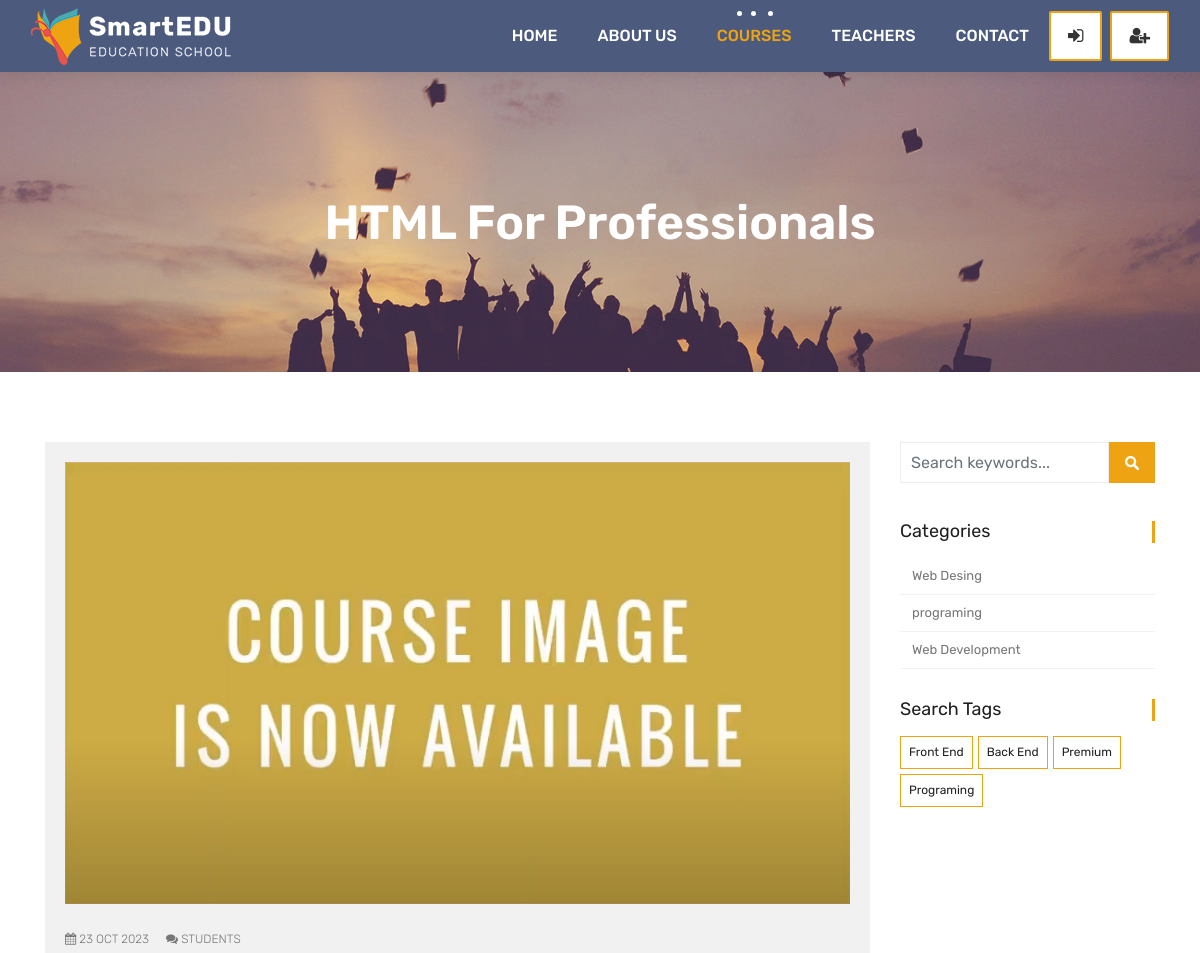
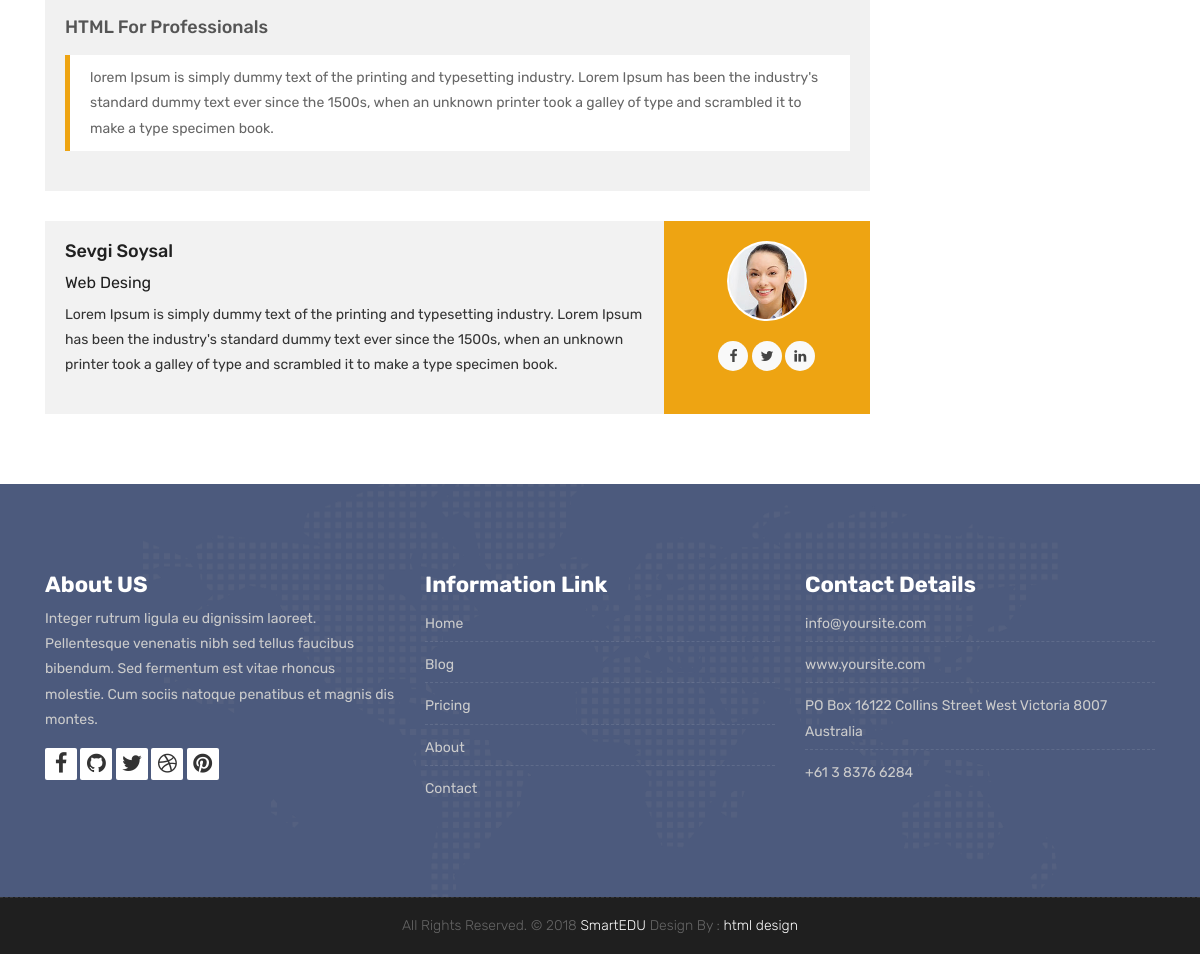
The app's page /courses/web-development/2 with its own data (2 pictures, top to bottom).
### courses/models.py (models this page shows, shortened)
class Course(models.Model):
    teacher = models.ForeignKey(Teacher, null=True, on_delete=models.CASCADE)
    name = models.CharField(max_length=200, unique=True)
    category = models.ForeignKey(Category, null=True, on_delete=models.DO_NOTHING)
    tags = models.ManyToManyField(Tag, blank=True, null=True)
    students = models.ManyToManyField(User, blank=True, related_name='courses_joined')
    description = models.TextField(blank=True, null=True)
    image = models.ImageField(upload_to="courses/%Y/%m/%d/", default="courses/default_courses_image.jpg")
    date = models.DateTimeField(auto_now=True)
    available = models.BooleanField(default=True)

class Category(models.Model):
    name = models.CharField(max_length=50, null=True)
    slug = models.SlugField(max_length=50, unique=True, null=True)

class Tag(models.Model):
    name = models.CharField(max_length=50, null=True)
    slug = models.SlugField(max_length=50, unique=True, null=True)

### teachers/models.py (models this page shows, shortened)
class Teacher(models.Model):
    name = models.CharField(max_length=50)
    title = models.CharField(max_length=50)
    description = models.TextField(blank=True)
    image = models.ImageField(upload_to="courses/%Y/%m/%d/")
    facebook = models.URLField(max_length=100, blank=True)
    twitter = models.URLField(max_length=100, blank=True)
    linkedin = models.URLField(max_length=100, blank=True)
    youtube = models.URLField(max_length=100, blank=True)

### courses/views.py (the view)
# urls.py: path('<slug:category_slug>/<int:course_id>', views.course_detail, name="course_detail"),
def course_detail(request, category_slug, course_id):
    current_user = request.user
    course = Course.objects.get(category__slug=category_slug, id = course_id)
    courses = Course.objects.all().order_by('-date')
    categories = categories = Category.objects.all()
    tags = Tag.objects.all()
    if current_user.is_authenticated:
        enrolled_courses = current_user.courses_joined.all()
    else:
        enrolled_courses = courses
    context = {
        'course': course,
        'enrolled_courses': enrolled_courses,
        'categories': categories,
        'tags': tags
    }
    return render(request, 'course.html', context)

### templates/course.html (shortened to what this page needs)
{% extends 'partials/_base.html' %}
{% load static %}
{% block content %}
<div class="all-title-box">
	<div class="container text-center">
		<h1>{{course.name}}</span></h1>
	</div>
</div>
<div id="overviews" class="section wb">
	<div class="container">
		<div class="row">
			<div class="col-lg-9 blog-post-single">
				<div class="blog-item">
					<div class="image-blog">
						<img src="{{course.image.url}}" alt="" class="img-fluid">
					</div>
					<div class="post-content">
						<div class="meta-info-blog">
							<span><i class="fa fa-calendar"></i> {{course.date|date:"d M Y"}}</span>
							<span><i class="fa fa-comments"></i> Students</span>
						</div>
						<div class="blog-title">
							<h2><a href="#" title="">{{course.name}}</a></h2>
						</div>
						<div class="blog-desc">
							<blockquote class="default">
								{{course.description}}
							</blockquote>
						</div>
					</div>
				</div>
				<div class="blog-author">
					<div class="author-bio">
						<h3 class="author_name"><a
								href="{% url 'teacher_detail' course.teacher.pk %}">{{course.teacher.name}}</a></h3>
						<h5>{{course.teacher.title}}</h5>
						<p class="author_det">
							{{course.teacher.description}}
						</p>
					</div>
					<div class="author-desc">
						<img src="{{course.teacher.image.url}}" alt="about author">
						<ul class="author-social">
							<li><a href="{{course.teacher.facebook}}"><i class="fa fa-facebook"></i></a></li>
							<li><a href="{{course.teacher.twitter}}"><i class="fa fa-twitter"></i></a></li>
							<li><a href="{{course.teacher.linkedin}}"><i class="fa fa-linkedin"></i></a></li>
						</ul>
					</div>
				</div>
			</div>
			<div class="col-lg-3 col-12 right-single">
				<div class="widget-search">
					<div class="site-search-area">
						<form method="get" id="site-searchform" action="#">
							<div>
								<input class="input-text form-control" name="search-k" id="search-k"
									placeholder="Search keywords..." type="text">
								<input id="searchsubmit" value="Search" type="submit">
							</div>
						</form>
					</div>
				</div>
				<div class="widget-categories">
					<h3 class="widget-title">Categories</h3>
					<ul>
						{% for category in categories %}
							<li><a href="{% url 'courses_by_category' category.slug %}">{{category.name}}</a></li>
						{% endfor %}
					</ul>
				</div>
				<div class="widget-tags">
					<h3 class="widget-title">Search Tags</h3>
					<ul class="tags">
						{% for tag in tags %}
							<li><a href="{% url 'courses_by_tag' tag.slug %}">{% if tag.slug in request.path %} <b>{{tag.name}}</b> {% else %}{{tag.name}}{% endif %}</a></li>
						{% endfor %}
					</ul>
				</div>
			</div>
		</div>
	</div>
</div>
{% endblock %}

### templates/partials/_base.html (shortened to what this page needs)
{% load static %}
<!DOCTYPE html>
<html lang="en">
    <link rel="stylesheet" href="{% static 'css/bootstrap.min.css' %}">
    <link rel="stylesheet" href="{% static 'style.css' %}">
    <link rel="stylesheet" href="{% static 'css/versions.css' %}">
    <link rel="stylesheet" href="{% static 'css/responsive.css' %}">
    <link rel="stylesheet" href="{% static 'css/custom.css' %}">
</head>
<body class="host_version">
    {% include 'partials/_navbar.html' %}
    {% block content %}
    {% endblock %}
    {% include 'partials/_footer.html' %}

### templates/partials/_navbar.html (shortened to what this page needs)
{% load static %}
<header class="top-navbar">
    <nav class="navbar navbar-expand-lg navbar-light bg-light">
        <div class="container-fluid">
            <a class="navbar-brand" href="{% url 'index' %}">
                <img src="{% static 'images/logo.png' %}" alt="" />
            </a>
            <div class="collapse navbar-collapse" id="navbars-host">
                <ul class="navbar-nav ml-auto">
                    <li class="nav-item {% if '/' == request.path %} active {% endif %}"><a class="nav-link" href="{% url 'index' %}">Home</a></li>
                    <li class="nav-item {% if 'about' in request.path %} active {% endif %}"><a class="nav-link" href="{% url 'about' %}">About Us</a></li>
                    <li class="nav-item {% if 'courses' in request.path %} active {% endif %}"><a class="nav-link" href="{% url 'courses' %}">Courses</a></li>
                    <li class="nav-item {% if 'teachers' in request.path %} active {% endif %}"><a class="nav-link" href="{% url 'teachers' %}">Teachers</a></li>
                    <li class="nav-item {% if 'contact' in request.path %} active {% endif %}"><a class="nav-link" href="{% url 'contact' %}">Contact</a></li>
                </ul>
                <ul class="nav navbar-nav navbar-right">
                    {% if user.is_authenticated %}
                    <li><a class="hover-btn-new log orange mr-2" href="{% url 'dashboard' %}"><span>{{user.username}}</span></a></li>
                    <li><a class="hover-btn-new log orange" href="javascript:{document.getElementById('logout').submit()}"><span><i class="fa fa-sign-out"></i></span></a>
                        <form action="{% url 'logout' %}" method="POST" id="logout">
                            {% csrf_token %}
                            <input type="hidden">
                        </form>
                    </li>
                    {% else %}
                    <li><a class="hover-btn-new log orange mr-2" href="{% url 'login' %}"><span><i class="fa fa-sign-in"></i></span></a></li>
                    <li><a class="hover-btn-new log orange" href="{% url 'register' %}"><span><i class="fa fa-user-plus"></i></span></a></li>
                    {% endif %}
                </ul>
            </div>
        </div>
    </nav>
</header>

### templates/partials/_footer.html (shortened to what this page needs)
{% load static %}
<footer class="footer">
    <div class="container">
        <div class="row">
            <div class="col-lg-4 col-md-4 col-xs-12">
                <div class="widget clearfix">
                    <div class="widget-title">
                        <h3>About US</h3>
                    </div>
                    <p> Integer rutrum ligula eu dignissim laoreet. Pellentesque venenatis nibh sed tellus faucibus bibendum. Sed fermentum est vitae rhoncus molestie. Cum sociis natoque penatibus et magnis dis montes.</p>
                    <div class="footer-right">
                        <ul class="footer-links-soi">
                            <li><a href="#"><i class="fa fa-facebook"></i></a></li>
                            <li><a href="#"><i class="fa fa-github"></i></a></li>
                            <li><a href="#"><i class="fa fa-twitter"></i></a></li>
                            <li><a href="#"><i class="fa fa-dribbble"></i></a></li>
                            <li><a href="#"><i class="fa fa-pinterest"></i></a></li>
                        </ul>
                    </div>
                </div>
            </div>
            <div class="col-lg-4 col-md-4 col-xs-12">
                <div class="widget clearfix">
                    <div class="widget-title">
                        <h3>Information Link</h3>
                    </div>
                    <ul class="footer-links">
                        <li><a href="#">Home</a></li>
                        <li><a href="#">Blog</a></li>
                        <li><a href="#">Pricing</a></li>
                        <li><a href="#">About</a></li>
                        <li><a href="#">Contact</a></li>
                    </ul>
                </div>
            </div>
            <div class="col-lg-4 col-md-4 col-xs-12">
                <div class="widget clearfix">
                    <div class="widget-title">
                        <h3>Contact Details</h3>
                    </div>
                    <ul class="footer-links">
                        <li><a href="mailto:#">info@yoursite.com</a></li>
                        <li><a href="#">www.yoursite.com</a></li>
                        <li>PO Box 16122 Collins Street West Victoria 8007 Australia</li>
                        <li>+61 3 8376 6284</li>
                    </ul>
                </div>
            </div>
        </div>
    </div>
</footer>
<div class="copyrights">
    <div class="container">
        <div class="footer-distributed">
            <div class="footer-center">
                <p class="footer-company-name">All Rights Reserved. &copy; 2018 <a href="#">SmartEDU</a> Design By : <a href="https://html.design/">html design</a></p>
            </div>
        </div>
    </div>
</div>
</body>
</html>

### records on screen
Course: name "HTML For Professionals", image (placeholder picture), date "23 OCT 2023", description "lorem Ipsum is simply dummy text of the printing and typesetting industry. Lorem Ipsum has been the industry's standard dummy text ever since the 1500s, when an unknown printer took a galley of type and scrambled it to make a type specimen book.", teacher.name "Sevgi Soysal", teacher "Web Desing", teacher.description "Lorem Ipsum is simply dummy text of the printing and typesetting industry. Lorem Ipsum has been the industry's standard dummy text ever since the 1500s, when an unknown printer took a galley of type and scrambled it to make a type specimen book.", teacher.image (picture)
Category: name "Web Desing"
Category: name "programing"
Category: name "Web Development"
Tag: name "Front End"
Tag: name "Back End"
Tag: name "Premium"
Tag: name "Programing"
